Frame 1 (no input): blank canvas, image omitted
Frame 60 (no input): blank canvas, image omitted
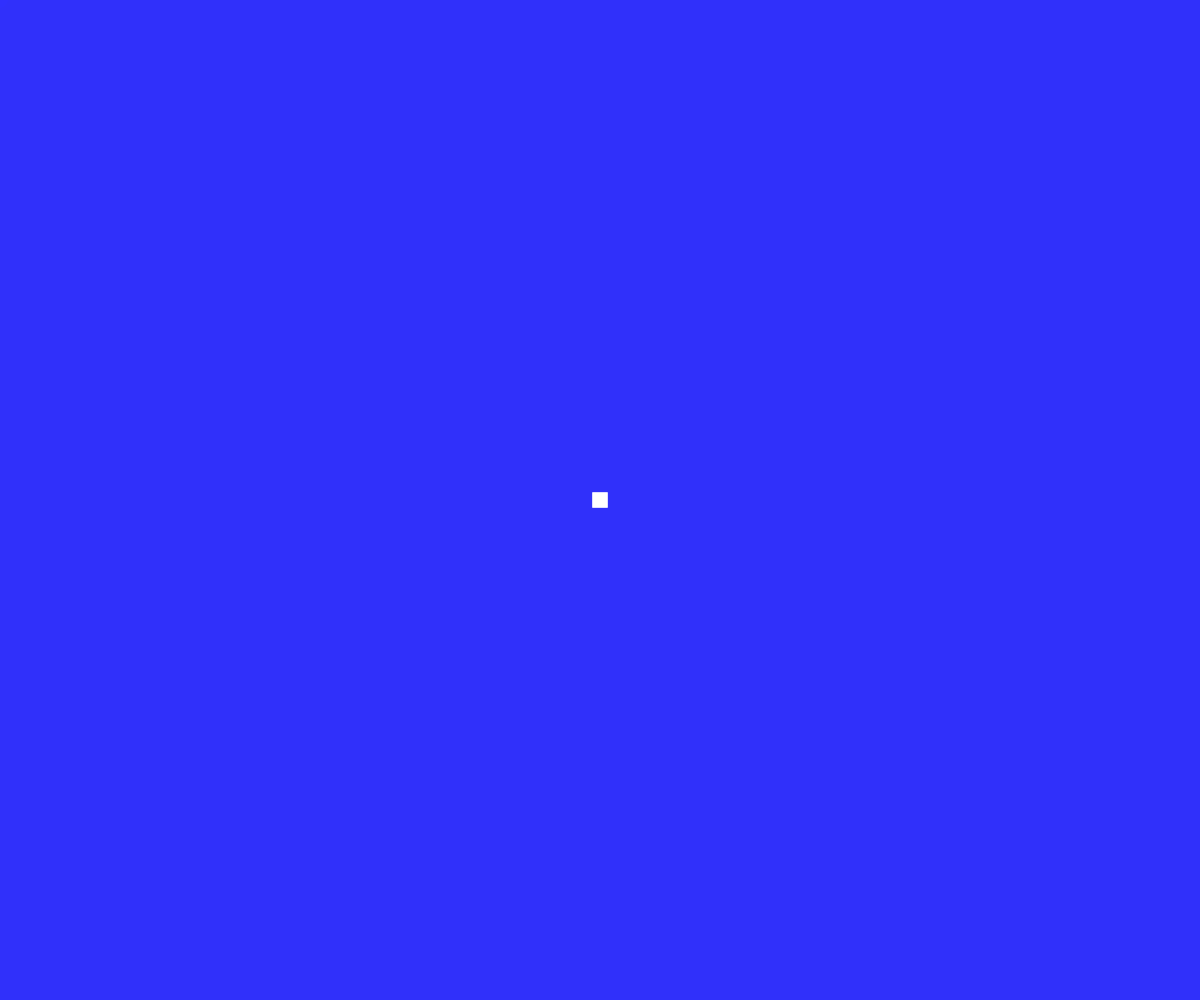
Frame 120 (the mouse pressed at the canvas centre since frame 60)

The p5.js sketch whose frames 1 and 60 were blank and that drew this single picture after the mouse press (run headless with seeded random() and noise() and a simulated clock; from frame 60 on, the mouse is pressed at the canvas centre):

// p5.js sketch
// ── sketch.js
function setup() {
  createCanvas(windowWidth, windowHeight);
  background (50,50,250);
  noCursor();
}

function draw() {
	background (50,50,250,50);
	fill(255);
	noStroke();
	if(mouseX<windowWidth/3){
		ellipse(mouseX,mouseY,15,15);
	}else if(mouseX>windowWidth/3&&mouseX<windowWidth*2/3){
		rectMode(CENTER);
		rect(mouseX,mouseY,15,15);
	}else{
		triangle(mouseX,mouseY,mouseX+7.5,mouseY-15,mouseX+15,mouseY);
	}
   
}
